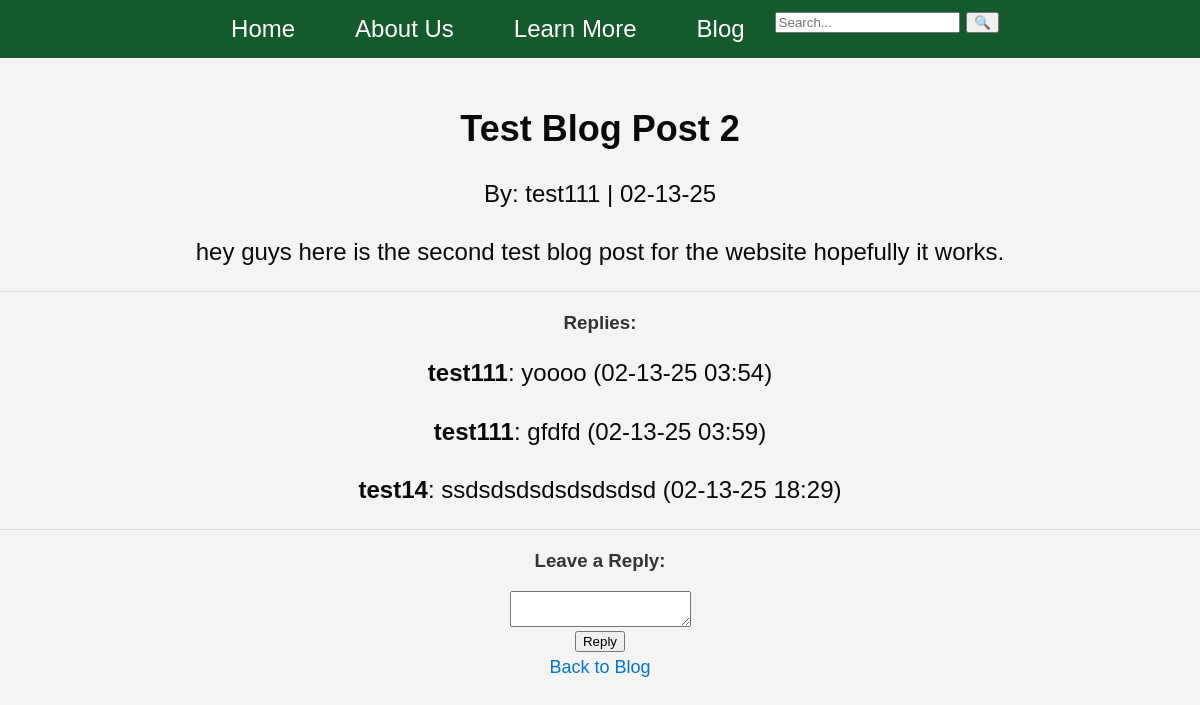
The app's page /post/2 (signed in) with its own data.
### app.py (models this page shows, shortened)
class post(db.Model):
    id = db.Column(db.Integer, primary_key=True)
    title = db.Column(db.String(200), nullable=False)
    content = db.Column(db.Text, nullable=False)
    date_posted = db.Column(db.DateTime, default=datetime.utcnow)
    user_id = db.Column(db.Integer, db.ForeignKey('user.id'), nullable=False)

class user(db.Model, UserMixin):
    id = db.Column(db.Integer, primary_key=True)
    username = db.Column(db.String(80), unique=True, nullable=False)
    email = db.Column(db.String(120), unique=True, nullable=False)
    password = db.Column(db.String(80), nullable=False)
    posts = db.relationship('post', backref='author', lazy=True)

class comment(db.Model):
    id = db.Column(db.Integer, primary_key=True)
    content = db.Column(db.Text, nullable=False)
    date_posted = db.Column(db.DateTime, default=datetime.utcnow)
    user_id = db.Column(db.Integer, db.ForeignKey('user.id'), nullable=False)
    post_id = db.Column(db.Integer, db.ForeignKey('post.id'), nullable=False)
    author = db.relationship('user', backref='comments')

### app.py (the view, shortened to what this page needs)
@app.route('/post/<int:post_id>', methods=['GET', 'POST'])
def post_detail(post_id):
    blog_post = post.query.get_or_404(post_id)
    comments = comment.query.filter_by(post_id=post_id).order_by(comment.date_posted).all()
    return render_template('post_detail.html', post=blog_post, comments=comments)

### app.py (called while the page is built)
@login_manager.user_loader
def load_user(user_id):
    return user.query.get(int(user_id))

### templates/post_detail.html (shortened to what this page needs)
<!DOCTYPE html>
<html lang="en">
<head>
    <link rel="stylesheet" type="text/css" href="{{ url_for('static', filename='style.css') }}">
</head>
<body>
    <nav>
        <ul>
            <li><a href="{{ url_for('home') }}">Home</a></li>
            <li><a href="{{ url_for('AboutUs') }}">About Us</a></li>
            <li class="dropdown">
                <a>Learn More</a>
            </li>
            <li><a href="{{ url_for('blog') }}">Blog</a></li>
            <form action="{{ url_for('search') }}" method="POST" class="search-container">
              <input type="text" name="query" class="search-input" placeholder="Search..." value="{{ query }}">
              <button type="submit" class="search-button">🔍</button>
          </form>
        </ul>
    </nav>
    <h1>{{ post.title }}</h1>
    <p>By: {{ post.author.username }} | {{ post.date_posted.strftime('%m-%d-%y') }}</p>
    <p>{{ post.content }}</p>
    <hr>
    <h3>Replies:</h3>
    {% for c in comments %}
        <p><strong>{{ c.author.username }}</strong>: {{ c.content }} ({{ c.date_posted.strftime('%m-%d-%y %H:%M') }})</p>
    {% else %}
        <p>No replies yet. Be the first to reply!</p>
    {% endfor %}
    <hr>
    {% if current_user.is_authenticated %}
        <h3>Leave a Reply:</h3>
        <form method="POST">
            <textarea name="content" required></textarea><br>
            <button type="submit">Reply</button>
        </form>
    {% else %}
        <p><a href="{{ url_for('login') }}">Log in</a> to reply.</p>
    {% endif %}
    <a href="{{ url_for('blog') }}">Back to Blog</a>
</body>
</html>

### static/style.css (style rules this page uses)
body { font-family: Arial, sans-serif; margin: 0; padding: 0; background-color: #f4f4f4; color: #333; text-align: center; padding-top: 0px; }
h1 { margin-top: 50px; font-size: 36px; color: #090909; }
p { font-size: 24px; margin: 20px auto; max-width: 1000px; line-height: 1.6; color: #090909; }
ul { font-size: 24px; margin: 20px auto; line-height: 1.6; color: #090909; }
strong { font-weight: bold; }
h1 { color: #090909; font-size: 36px; }
a { display: inline-block; color: #0077cc; text-decoration: none; font-size: 18px; padding: 5px 10px; border-radius: 5px; transition: background 0.3s, color 0.3s; }
hr { border: 0; height: 1px; background: #ddd; margin: 20px 0; }
nav { background-color: #155a2c; padding: 0; width: 100%; top: 0; left: 0; z-index: 1000; }
nav ul { list-style: none; padding: 0; margin: 0; display: flex; justify-content: center; }
nav ul li { margin: 0 15px; position: relative; }
nav ul li a { text-decoration: none; color: white; font-size: 24px; padding: 10px 15px; transition: background 0.3s, color 0.3s; }

### records on screen
post: title "Test Blog Post 2", date_posted "02-13-25", content "hey guys here is the second test blog post for the website hopefully it works."
user: author.username "test111"
comment: author.username "test111", content "yoooo", date_posted "02-13-25 03:54"
comment: author.username "test111", content "gfdfd", date_posted "02-13-25 03:59"
comment: author.username "test14", content "ssdsdsdsdsdsdsdsd", date_posted "02-13-25 18:29"
